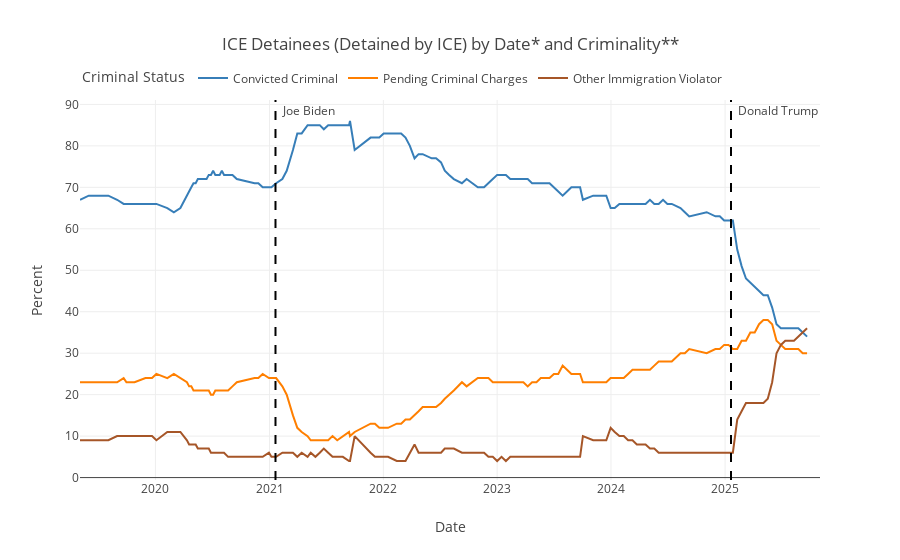

The notebook cell saved with this chart:
### Code cell
detentions.get_criminality_pct_chart(authority="ICE")

### Figure 1 — Plotly figure (JSON) as saved in the notebook; plotly's stock layout.template omitted (floating-point values rounded to 4 significant figures; data arrays with more than 128 entries replaced by an {"elided": "..."} marker saying what was removed)
{"data": [{"hovertemplate": "Criminal Status=Convicted Criminal<br>date=%{x}<br>percent=%{y}<extra></extra>", "legendgroup": "Convicted Criminal", "line": {"color": "#377eb8", "dash": "solid"}, "marker": {"symbol": "circle"}, "mode": "lines", "name": "Convicted Criminal", "orientation": "v", "showlegend": true, "type": "scatter", "x": {"elided": "147 str values"}, "xaxis": "x", "y": {"elided": "147 float values"}, "yaxis": "y"}, {"hovertemplate": "Criminal Status=Pending Criminal Charges<br>date=%{x}<br>percent=%{y}<extra></extra>", "legendgroup": "Pending Criminal Charges", "line": {"color": "#ff7f00", "dash": "solid"}, "marker": {"symbol": "circle"}, "mode": "lines", "name": "Pending Criminal Charges", "orientation": "v", "showlegend": true, "type": "scatter", "x": {"elided": "147 str values"}, "xaxis": "x", "y": {"elided": "147 float values"}, "yaxis": "y"}, {"hovertemplate": "Criminal Status=Other Immigration Violator<br>date=%{x}<br>percent=%{y}<extra></extra>", "legendgroup": "Other Immigration Violator", "line": {"color": "#a65628", "dash": "solid"}, "marker": {"symbol": "circle"}, "mode": "lines", "name": "Other Immigration Violator", "orientation": "v", "showlegend": true, "type": "scatter", "x": {"elided": "147 str values"}, "xaxis": "x", "y": {"elided": "147 float values"}, "yaxis": "y"}], "layout": {"annotations": [{"showarrow": false, "text": "Joe Biden", "x": "2021-01-20T00:00:00", "xanchor": "left", "xshift": 5, "y": 86, "yanchor": "bottom"}, {"showarrow": false, "text": "Donald Trump", "x": "2025-01-20T00:00:00", "xanchor": "left", "xshift": 5, "y": 86, "yanchor": "bottom"}], "legend": {"orientation": "h", "title": {"text": "Criminal Status"}, "tracegroupgap": 0, "x": 0, "xanchor": "left", "y": 1.02, "yanchor": "bottom"}, "margin": {"t": 100}, "shapes": [{"line": {"color": "black", "dash": "dash"}, "type": "line", "x0": "2021-01-20T00:00:00", "x1": "2021-01-20T00:00:00", "xref": "x", "y0": 0, "y1": 1, "yref": "y domain"}, {"line": {"color": "black", "dash": "dash"}, "type": "line", "x0": "2025-01-20T00:00:00", "x1": "2025-01-20T00:00:00", "xref": "x", "y0": 0, "y1": 1, "yref": "y domain"}], "title": {"text": "ICE Detainees (Detained by ICE) by Date* and Criminality**"}, "xaxis": {"anchor": "y", "domain": [0, 1], "title": {"text": "Date"}}, "yaxis": {"anchor": "x", "domain": [0, 1], "title": {"text": "Percent"}}}}
